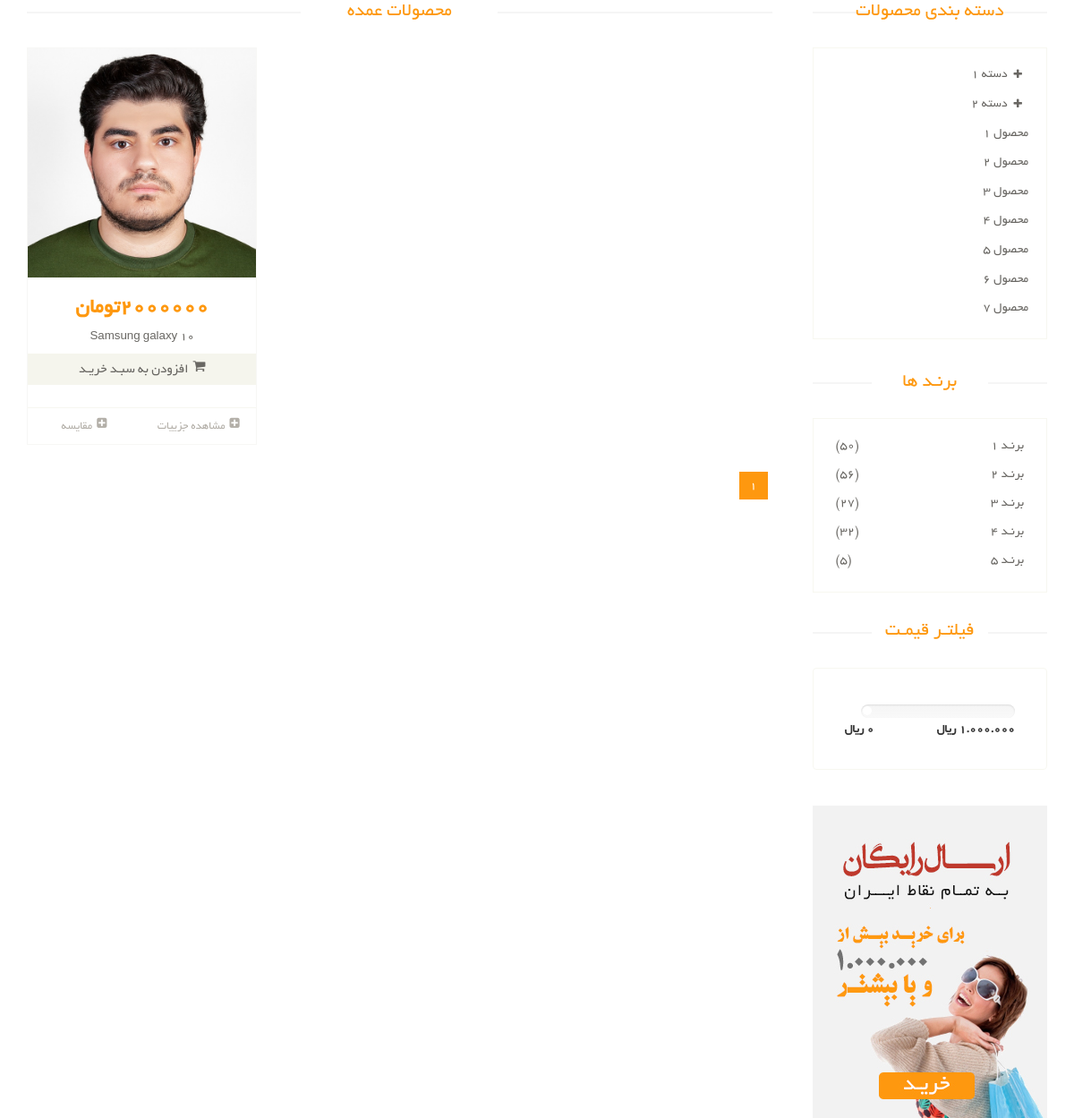
Screenshot of /products/ with the database file from the repository.
### product_module/models.py (models this page shows, shortened)
class Product(models.Model):
    title = models.CharField(max_length=300, verbose_name='Product Title')
    category = models.ManyToManyField(ProductCategory, related_name='product_categories', verbose_name='categories') # connect two table
    image = models.ImageField(upload_to='images/products', verbose_name='Product Image', null=True, blank=True)
    brand = models.ForeignKey(ProductBrand, on_delete=models.CASCADE, verbose_name='brands', null=True, blank=True)
    price = models.IntegerField(verbose_name='Price')
    short_description = models.CharField(max_length=360, db_index=True, null=True, verbose_name='Short Description')
    description = models.TextField(verbose_name="Main Description", db_index=True)
    slug = models.SlugField(default="", null=False, db_index=True, blank=True, max_length=200, unique=True, verbose_name='Title in url') # samsung galaxy s20 => samsung-galaxy-s20
    is_active = models.BooleanField(default=False, verbose_name='Active / UnActive')
    is_delete = models.BooleanField(default=False, verbose_name='Deleted / UnDelete')
    def get_absolute_url(self):
        return reverse('product_detail', args=[str(self.slug)])

### product_module/views.py (the view)
# urls.py: path('', views.ProductListView.as_view(), name='product_list'),
class ProductListView(ListView):
    template_name = 'product_module/product_list.html'
    model = Product
    context_object_name = 'products'
    ordering = ['-price']
    paginate_by = 6

### product_module/templates/product_module/product_list.html (shortened to what this page needs)
{% extends 'shared/_layout.html' %}
{% block content %}
  <section>
    <div class="container">
      <div class="row">
        <div class="col-sm-9 padding-right">
          <div class="features_items">
            <h2 class="title text-center">محصولات عمده</h2>
            {% for product in products %}
              {% include 'includes/product_item_partial.html' with product=product %}
            {% endfor %}
            <div class="clearfix"></div>
            <ul class="pagination">
              {% for pagenumber in paginator.page_range %}
                <li class="{% if page_obj.number == pagenumber %} active {% endif %}"><a
                    href="?page={{ pagenumber }}">{{ pagenumber }}</a></li>
              {% endfor %}
            </ul>
          </div>
        </div>
        <div class="col-sm-3">
          <div class="left-sidebar">
            <h2>دسته بندی محصولات</h2>
            <div class="panel-group category-products" id="accordian">
              <div class="panel panel-default">
                <div class="panel-heading">
                  <h4 class="panel-title">
                    <a data-toggle="collapse" data-parent="#accordian" href="#sportswear">
                      <span class="badge pull-right"><i class="fa fa-plus"></i></span>
                      دسته 1
                    </a>
                  </h4>
                </div>
              </div>
              <div class="panel panel-default">
                <div class="panel-heading">
                  <h4 class="panel-title">
                    <a data-toggle="collapse" data-parent="#accordian" href="#mens">
                      <span class="badge pull-right"><i class="fa fa-plus"></i></span>
                      دسته 2
                    </a>
                  </h4>
                </div>
              </div>
              <div class="panel panel-default">
                <div class="panel-heading">
                  <h4 class="panel-title"><a href="#">محصول 1</a></h4>
                </div>
              </div>
              <div class="panel panel-default">
                <div class="panel-heading">
                  <h4 class="panel-title"><a href="#">محصول 2</a></h4>
                </div>
              </div>
              <div class="panel panel-default">
                <div class="panel-heading">
                  <h4 class="panel-title"><a href="#">محصول 3</a></h4>
                </div>
              </div>
              <div class="panel panel-default">
                <div class="panel-heading">
                  <h4 class="panel-title"><a href="#">محصول 4</a></h4>
                </div>
              </div>
              <div class="panel panel-default">
                <div class="panel-heading">
                  <h4 class="panel-title"><a href="#">محصول 5</a></h4>
                </div>
              </div>
              <div class="panel panel-default">
                <div class="panel-heading">
                  <h4 class="panel-title"><a href="#">محصول 6</a></h4>
                </div>
              </div>
              <div class="panel panel-default">
                <div class="panel-heading">
                  <h4 class="panel-title"><a href="#">محصول 7</a></h4>
                </div>
              </div>
            </div>
            <div class="brands_products">
              <h2>برنـد ها</h2>
              <div class="brands-name">
                <ul class="nav nav-pills nav-stacked">
                  <li><a href=""> <span class="pull-left">(50)</span>برنـد 1</a></li>
                  <li><a href=""> <span class="pull-left">(56)</span>برنـد 2</a></li>
                  <li><a href=""> <span class="pull-left">(27)</span>برنـد 3</a></li>
                  <li><a href=""> <span class="pull-left">(32)</span>برنـد 4</a></li>
                  <li><a href=""> <span class="pull-left">(5)</span>برنـد 5</a></li>
                </ul>
              </div>
            </div>
            <div class="price-range">
              <h2>فیلتـر قیمـت</h2>
              <div class="well">
                <div class="slider slider-horizontal" style="width: 170px;">
                         id="sl2" style=""></div>
                <br>
                <b>1.000.000 ريال</b> <b class="pull-left">0 ريال</b>
              </div>
            </div>
            <div class="shipping text-center">
              <img src="/static/images/home/shipping.jpg" alt="">
            </div>
          </div>
        </div>
      </div>
    </div>
  </section>
{% endblock %}

### product_module/templates/includes/product_item_partial.html (shortened to what this page needs)
<div class="col-sm-4">
  <div class="product-image-wrapper">
    <div class="single-products">
      <div class="productinfo text-center">
        {% if product.image %}
          <img src="{{ product.image.url }}" alt="">
        {% else %}
          <img src="../static/images/shop/product.jpg" alt="">
        {% endif %}
        <h2>{{ product.price }}تومان</h2>
        <p>{{ product.title }}</p>
        <a href="#" class="btn btn-default add-to-cart"><i class="fa fa-shopping-cart"></i>افزودن به سبـد
          خریـد</a>
      </div>
      <div class="product-overlay">
        <div class="overlay-content">
        </div>
      </div>
    </div>
    <div class="choose">
      <ul class="nav nav-pills nav-justified">
        <li><a href="{{ product.get_absolute_url }}"><i class="fa fa-plus-square"></i>مشاهده جزییات</a></li>
        <li><a href=""><i class="fa fa-plus-square"></i>مقایسه</a></li>
      </ul>
    </div>
  </div>
</div>

### static/css/price-range.css (style rules this page uses)
.slider { display: inline-block; vertical-align: middle; position: relative; }
.slider.slider-horizontal { width: 210px; height: 20px; }

### rows the page displays
Product: image (picture), price "2000000", title "Samsung galaxy 10"

### other values shown
{{ pagenumber }} "1"
